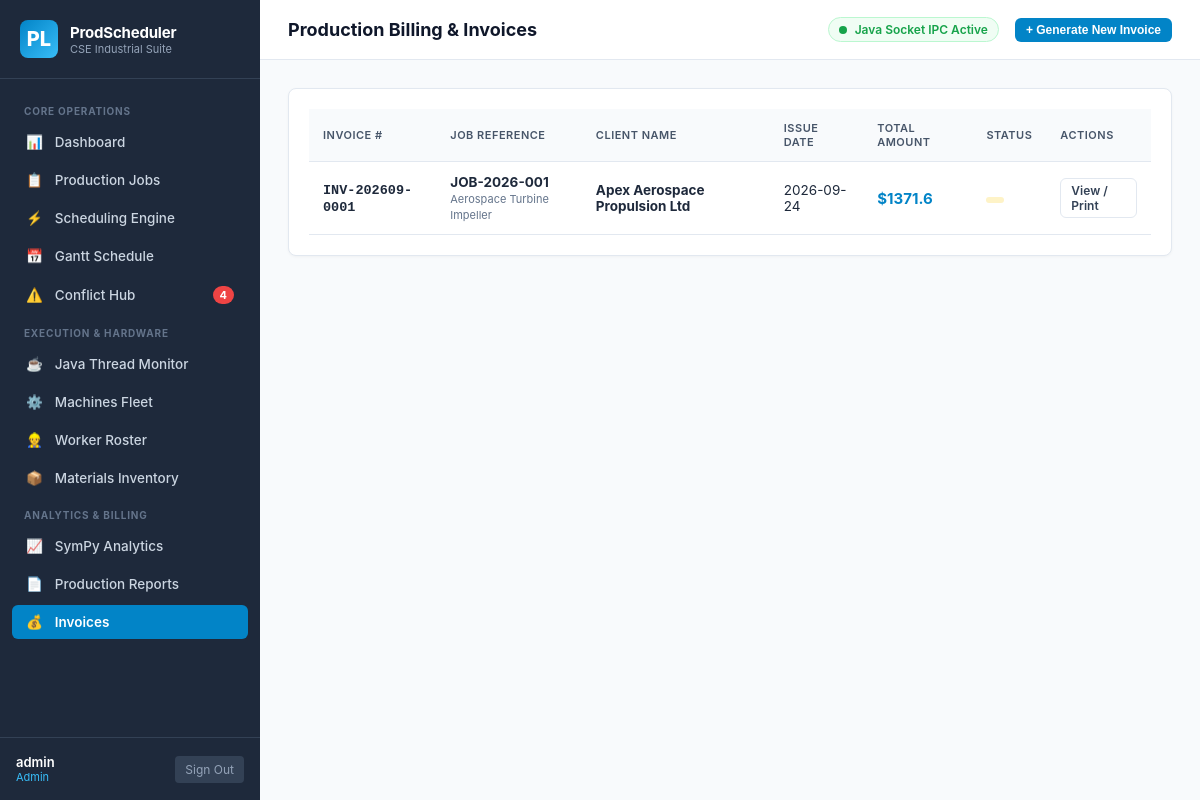
The page /invoices (signed in) on the database its author committed.
### tables this page shows
CREATE TABLE invoices (
    id INTEGER PRIMARY KEY AUTOINCREMENT,
    invoice_number TEXT UNIQUE NOT NULL,
    job_id INTEGER NOT NULL,
    client_name TEXT NOT NULL,
    issue_date DATE DEFAULT CURRENT_DATE,
    machine_cost REAL NOT NULL DEFAULT 0.0,
    labor_cost REAL NOT NULL DEFAULT 0.0,
    material_cost REAL NOT NULL DEFAULT 0.0,
    subtotal REAL NOT NULL DEFAULT 0.0,
    tax_amount REAL NOT NULL DEFAULT 0.0,
    total_amount REAL NOT NULL DEFAULT 0.0,
    payment_status TEXT NOT NULL DEFAULT 'Issued' CHECK (payment_status IN ('Draft', 'Issued', 'Paid')),
    notes TEXT,
    created_at TIMESTAMP DEFAULT CURRENT_TIMESTAMP,
    FOREIGN KEY (job_id) REFERENCES jobs (id) ON DELETE CASCADE
);

CREATE TABLE jobs (
    id INTEGER PRIMARY KEY AUTOINCREMENT,
    job_number TEXT UNIQUE NOT NULL,
    title TEXT NOT NULL,
    product_type TEXT NOT NULL,
    quantity INTEGER NOT NULL DEFAULT 50,
    priority TEXT NOT NULL DEFAULT 'Medium' CHECK (priority IN ('Low', 'Medium', 'High', 'Critical')),
    processing_time_minutes INTEGER NOT NULL DEFAULT 60,
    deadline TIMESTAMP NOT NULL,
    required_machine_type TEXT NOT NULL,
    required_skill_level TEXT NOT NULL DEFAULT 'Mid-Level' CHECK (required_skill_level IN ('Junior', 'Mid-Level', 'Senior', 'Master')),
    required_material_id INTEGER,
    material_quantity_required REAL DEFAULT 10.0,
    status TEXT NOT NULL DEFAULT 'Pending' CHECK (status IN ('Pending', 'Scheduled', 'Processing', 'Completed', 'Interrupted')),
    progress_percentage INTEGER DEFAULT 0,
    assigned_machine_id INTEGER,
    assigned_worker_id INTEGER,
    created_at TIMESTAMP DEFAULT CURRENT_TIMESTAMP,
    FOREIGN KEY (required_material_id) REFERENCES materials (id) ON DELETE SET NULL,
    FOREIGN KEY (assigned_machine_id) REFERENCES machines (id) ON DELETE SET NULL,
    FOREIGN KEY (assigned_worker_id) REFERENCES workers (id) ON DELETE SET NULL
);

### app.py (the view)
@app.route("/invoices")
@login_required
def invoices():
    all_invoices = db.get_invoices()
    completed_jobs = [j for j in db.get_jobs() if j["status"] in ("Completed", "Processing")]
    return render_template("invoices.html", invoices=all_invoices, jobs=completed_jobs)

### app.py (called while the page is built)
def login_required(f):
    @wraps(f)
    def decorated_function(*args, **kwargs):
        if "user_id" not in session:
            flash("Please sign in to access the Production System.", "warning")
            return redirect(url_for("login"))
        return f(*args, **kwargs)
    return decorated_function

@app.context_processor
def inject_global_data():
    user = None
    alerts = []
    if "user_id" in session:
        user = {
            "id": session.get("user_id"),
            "username": session.get("username"),
            "role": session.get("user_role")
        }
        alerts = db.get_system_alerts()
    return {
        "current_user": user,
        "active_alerts": alerts,
        "now": datetime.now()
    }

### database/db.py (called while the page is built)
def get_connection() -> sqlite3.Connection:
    os.makedirs(os.path.dirname(config.DATABASE_PATH), exist_ok=True)
    conn = sqlite3.connect(config.DATABASE_PATH, timeout=20.0)
    conn.row_factory = sqlite3.Row
    conn.execute("PRAGMA foreign_keys = ON;")
    return conn

def get_invoices() -> List[Dict[str, Any]]:
    conn = get_connection()
    try:
        cur = conn.cursor()
        cur.execute(
            """SELECT i.*, j.job_number, j.title AS job_title, j.product_type, j.quantity
               FROM invoices i
               JOIN jobs j ON i.job_id = j.id
               ORDER BY i.id DESC"""
        )
        return [dict(r) for r in cur.fetchall()]
    finally:
        conn.close()

### templates/invoices.html (shortened to what this page needs)
{% extends "base.html" %}
{% block page_title %}Production Billing & Invoices{% endblock %}
{% block top_actions %}
  <button type="button" class="btn btn-primary btn-sm" onclick="openInvoiceModal()">+ Generate New Invoice</button>
{% endblock %}
{% block content %}
  <div class="card">
    <div class="table-container">
      <table class="data-table">
        <thead>
          <tr>
            <th>Invoice #</th>
            <th>Job Reference</th>
            <th>Client Name</th>
            <th>Issue Date</th>
            <th>Total Amount</th>
            <th>Status</th>
            <th>Actions</th>
          </tr>
        </thead>
        <tbody>
          {% for inv in invoices %}
            <tr>
              <td><strong style="font-family: monospace;">{{ inv.invoice_number }}</strong></td>
              <td>
                <strong>{{ inv.job_number }}</strong><br>
                <span style="font-size: 11px; color: #64748b;">{{ inv.job_title }}</span>
              </td>
              <td><strong>{{ inv.client_name }}</strong></td>
              <td>{{ inv.issue_date }}</td>
              <td><strong style="font-size: 15px; color: #0284c7;">${{ inv.total_amount }}</strong></td>
              <td>
                <span class="status-badge {% if inv.status == 'Paid' %}Completed{% else %}Maintenance{% endif %}">
                </span>
              </td>
              <td>
                <a href="{{ url_for('view_invoice', invoice_id=inv.id) }}" class="btn btn-outline btn-sm">View / Print</a>
              </td>
            </tr>
          {% else %}
            <tr>
              <td colspan="7" style="text-align: center; color: #94a3b8; padding: 24px;">
                No invoices generated yet. Click "+ Generate New Invoice" above.
              </td>
            </tr>
          {% endfor %}
        </tbody>
      </table>
    </div>
  </div>
{% endblock %}

### static/css/style.css (style rules this page uses)
:root { --primary: #0284c7; --primary-hover: #0369a1; --bg-dark: #0f172a; --bg-sidebar: #1e293b; --bg-card: #ffffff; --bg-main: #f8fafc; --border: #e2e8f0; --text-main: #0f172a; --text-muted: #64748b; --success: #16a34a; --warning: #f59e0b; --danger: #dc2626; --info: #0284c7; }
* { box-sizing: border-box; margin: 0; padding: 0; }
body { font-family: -apple-system, BlinkMacSystemFont, "Segoe UI", Roboto, "Helvetica Neue", Arial, sans-serif; background-color: var(--bg-main); color: var(--text-main); min-height: 100vh; display: flex; }
.card { background-color: var(--bg-card); border: 1px solid var(--border); border-radius: 8px; box-shadow: 0 1px 3px rgba(0,0,0,0.04); padding: 20px; margin-bottom: 24px; }
.table-container { overflow-x: auto; }
.data-table { width: 100%; border-collapse: collapse; text-align: left; font-size: 13.5px; }
.data-table th { background-color: #f8fafc; color: #475569; font-weight: 600; padding: 12px 14px; border-bottom: 1px solid var(--border); text-transform: uppercase; font-size: 11px; letter-spacing: 0.5px; }
.data-table td { padding: 12px 14px; border-bottom: 1px solid var(--border); color: #1e293b; }
.status-badge { display: inline-block; padding: 3px 9px; border-radius: 12px; font-size: 11px; font-weight: 700; text-transform: uppercase; }
.status-badge.Maintenance, .status-badge.PAUSED { background-color: #fef3c7; color: #92400e; }
.btn { display: inline-flex; align-items: center; gap: 6px; padding: 8px 16px; border-radius: 6px; font-size: 13px; font-weight: 600; cursor: pointer; text-decoration: none; border: 1px solid transparent; transition: all 0.15s ease; }
.btn-primary { background-color: var(--primary); color: #ffffff; }
.btn-outline { background-color: transparent; border-color: var(--border); color: #334155; }
.btn-sm { padding: 4px 10px; font-size: 12px; }

### rows shown on the page
invoices: invoice_number "INV-202609-0001", job_number "JOB-2026-001", job_title "Aerospace Turbine Impeller", client_name "Apex Aerospace Propulsion Ltd", issue_date "2026-09-24", total_amount "1371.6"

### other values the page prints
{{ active_alerts|length }} "4"
{{ current_user.username if current_user else 'Guest' }} "admin"
{{ current_user.role if current_user else 'Visitor' }} "Admin"
